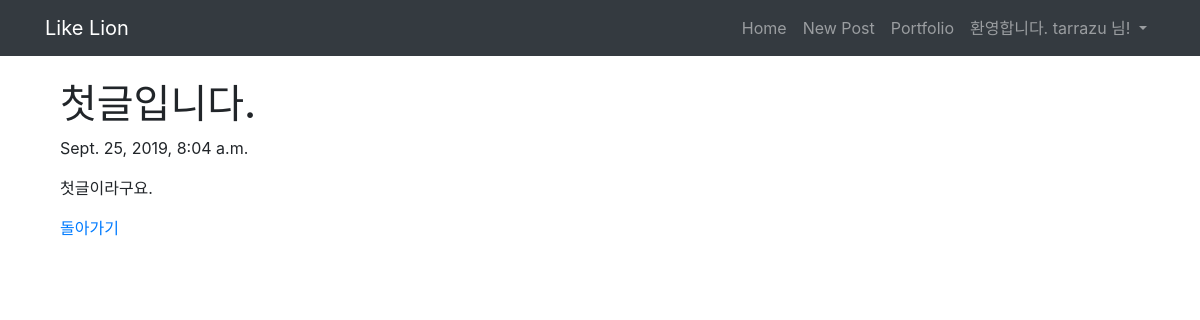
Page /blog/1/ (signed in) on the committed database.
### blog/models.py (models this page shows, shortened)
class Blog(models.Model):
    title = models.CharField(max_length=200)
    pub_date = models.DateTimeField('data published')
    body = models.TextField()

### blog/views.py (the view)
# urls.py: path('<int:blog_id>/', views.detail, name='detail'),
def detail(request, blog_id):
    blog_detail = get_object_or_404(Blog, pk=blog_id)
    return render(request, 'blog/detail.html', {'blog': blog_detail})

### blog/templates/blog/detail.html
{% extends 'base.html' %}
{% block content %}
  <div class="container">
      <h1>{{ blog.title }}</h1>
      <p>{{ blog.pub_date }}</p>
      <p>{{ blog.body }}</p>
      <a href="{% url 'home' %}">돌아가기</a>
    </div>
{% endblock %}

### secondproject/templates/base.html (shortened to what this page needs)
<!DOCTYPE html>
<html lang="en">
  <head>
    <link
      rel="stylesheet"
      href="https://stackpath.bootstrapcdn.com/bootstrap/4.3.1/css/bootstrap.min.css"
    />
  </head>
  <body>
    <nav class="navbar navbar-expand-lg navbar-dark bg-dark">
      <div class="container">
        <a class="navbar-brand" href="#">Like Lion</a>
        <div class="collapse navbar-collapse" id="navbarNav">
          <ul class="navbar-nav ml-auto">
            <li class="nav-item">
              <a class="nav-link" href="{% url 'home' %}">Home</a>
            </li>
            <li class="nav-item">
              <a class="nav-link" href="{% url 'newblog' %}">New Post</a>
            </li>
            <li class="nav-item">
              <a class="nav-link" href="{% url 'portfolio' %}">Portfolio</a>
            </li>
            {% if user.is_authenticated %}
            <li class="nav-item dropdown">
              <a
                class="nav-link dropdown-toggle"
                id="navbarDropdown"
                role="button"
                data-toggle="dropdown"
                aria-haspopup="true"
                aria-expanded="false"
              >
                환영합니다. {{ user.username }} 님!
              </a>
            </li>
            {% endif %}
          </ul>
        </div>
      </div>
    </nav>
    <div class="container">
      <br />
      {% block content %} {% endblock %}
    </div>
  </body>
</html>

### rows in the picture
Blog: title "첫글입니다.", pub_date "Sept. 25, 2019, 8:04 a.m.", body "첫글이라구요."

### other values in the picture
{{ user.username }} "tarrazu"
